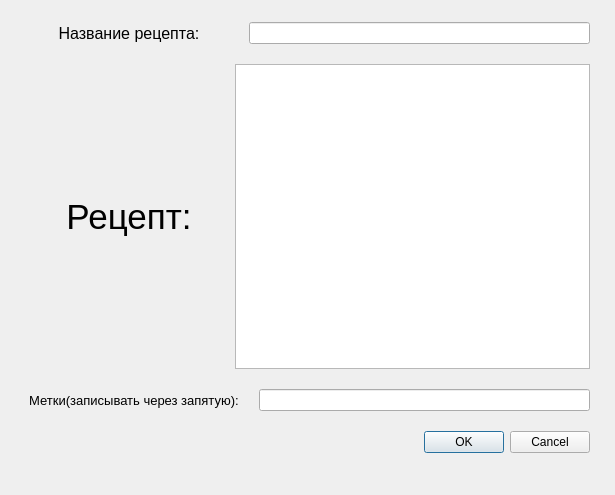
<?xml version="1.0" encoding="UTF-8"?>
<ui version="4.0">
 <class>Form</class>
 <widget class="QWidget" name="Form">
  <property name="geometry">
   <rect>
    <x>0</x>
    <y>0</y>
    <width>615</width>
    <height>495</height>
   </rect>
  </property>
  <property name="windowTitle">
   <string>Добавление рецепта</string>
  </property>
  <property name="windowIcon">
   <iconset>
    <normaloff>icons/receipt_book.png</normaloff>icons/receipt_book.png</iconset>
  </property>
  <widget class="QWidget" name="verticalLayoutWidget">
   <property name="geometry">
    <rect>
     <x>29</x>
     <y>22</y>
     <width>561</width>
     <height>431</height>
    </rect>
   </property>
   <layout class="QVBoxLayout" name="verticalLayout">
    <property name="spacing">
     <number>20</number>
    </property>
    <item>
     <layout class="QHBoxLayout" name="horizontalLayout">
      <item>
       <widget class="QLabel" name="label">
        <property name="sizePolicy">
         <sizepolicy hsizetype="Minimum" vsizetype="Minimum">
          <horstretch>0</horstretch>
          <verstretch>0</verstretch>
         </sizepolicy>
        </property>
        <property name="minimumSize">
         <size>
          <width>200</width>
          <height>0</height>
         </size>
        </property>
        <property name="font">
         <font>
          <pointsize>12</pointsize>
         </font>
        </property>
        <property name="text">
         <string>Название рецепта:</string>
        </property>
        <property name="alignment">
         <set>Qt::AlignCenter</set>
        </property>
       </widget>
      </item>
      <item>
       <widget class="QLineEdit" name="lineEdit">
        <property name="text">
         <string/>
        </property>
       </widget>
      </item>
     </layout>
    </item>
    <item>
     <layout class="QHBoxLayout" name="horizontalLayout_2">
      <property name="spacing">
       <number>6</number>
      </property>
      <item>
       <widget class="QLabel" name="label_2">
        <property name="sizePolicy">
         <sizepolicy hsizetype="Minimum" vsizetype="Minimum">
          <horstretch>0</horstretch>
          <verstretch>0</verstretch>
         </sizepolicy>
        </property>
        <property name="minimumSize">
         <size>
          <width>200</width>
          <height>0</height>
         </size>
        </property>
        <property name="font">
         <font>
          <pointsize>26</pointsize>
         </font>
        </property>
        <property name="text">
         <string>Рецепт:</string>
        </property>
        <property name="alignment">
         <set>Qt::AlignCenter</set>
        </property>
       </widget>
      </item>
      <item>
       <widget class="QPlainTextEdit" name="plainTextEdit"/>
      </item>
     </layout>
    </item>
    <item>
     <layout class="QHBoxLayout" name="horizontalLayout_3">
      <item>
       <widget class="QLabel" name="label_3">
        <property name="sizePolicy">
         <sizepolicy hsizetype="Minimum" vsizetype="Minimum">
          <horstretch>0</horstretch>
          <verstretch>0</verstretch>
         </sizepolicy>
        </property>
        <property name="minimumSize">
         <size>
          <width>120</width>
          <height>0</height>
         </size>
        </property>
        <property name="font">
         <font>
          <pointsize>10</pointsize>
         </font>
        </property>
        <property name="text">
         <string>Метки(записывать через запятую):</string>
        </property>
        <property name="alignment">
         <set>Qt::AlignCenter</set>
        </property>
       </widget>
      </item>
      <item>
       <widget class="QLineEdit" name="lineEdit_2"/>
      </item>
     </layout>
    </item>
    <item>
     <widget class="QDialogButtonBox" name="buttonBox">
      <property name="standardButtons">
       <set>QDialogButtonBox::Cancel|QDialogButtonBox::Ok</set>
      </property>
     </widget>
    </item>
   </layout>
  </widget>
 </widget>
 <resources/>
 <connections/>
</ui>
